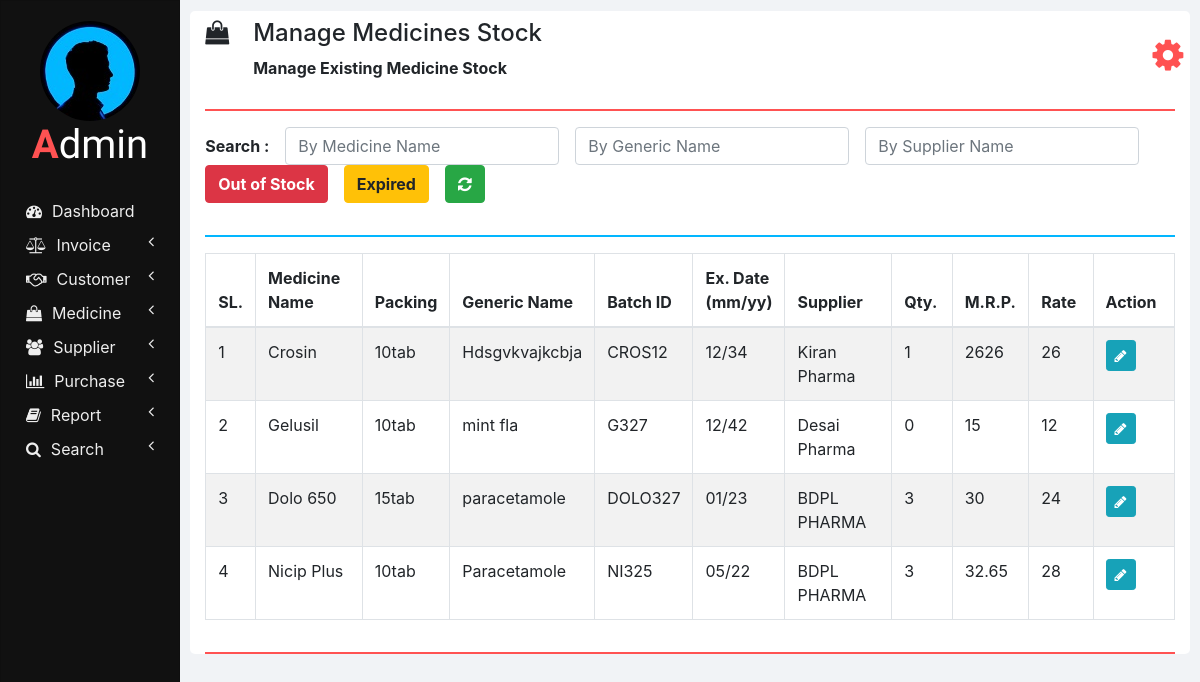
Page /manage_medicine_stock.php on the committed database.
### tables this page shows
CREATE TABLE `medicines` (
  `ID` int(11) NOT NULL,
  `NAME` varchar(100) NOT NULL,
  `PACKING` varchar(20) NOT NULL,
  `GENERIC_NAME` varchar(100) NOT NULL,
  `SUPPLIER_NAME` varchar(100) NOT NULL
);

CREATE TABLE `medicines_stock` (
  `ID` int(11) NOT NULL,
  `NAME` varchar(100) NOT NULL,
  `BATCH_ID` varchar(20) NOT NULL,
  `EXPIRY_DATE` varchar(10) NOT NULL,
  `QUANTITY` int(11) NOT NULL,
  `MRP` double NOT NULL,
  `RATE` double NOT NULL
);

### php/manage_medicine_stock.php (the view, shortened to what this page needs)
<?php
  function showMedicinesStock($id) {
    require "db_connection.php";
    if($con) {
      $seq_no = 0;
      $query = "SELECT * FROM medicines INNER JOIN medicines_stock ON medicines.NAME = medicines_stock.NAME";
      $result = mysqli_query($con, $query);
      while($row = mysqli_fetch_array($result)) {
        $seq_no++;
        if($row['BATCH_ID'] == $id)
          showEditOptionsRow($seq_no, $row);
        else
          showMedicineStockRow($seq_no, $row);
      }
    }
  }
  function showMedicineStockRow($seq_no, $row) {
    ?>
    <tr>
      <td><?php echo $seq_no; ?></td>
      <td><?php echo $row['NAME']; ?></td>
      <td><?php echo $row['PACKING']; ?></td>
      <td><?php echo $row['GENERIC_NAME']; ?></td>
      <td><?php echo $row['BATCH_ID']; ?></td>
      <td><?php echo $row['EXPIRY_DATE']; ?></td>
      <td><?php echo $row['SUPPLIER_NAME']; ?></td>
      <td><?php echo $row['QUANTITY']; ?></td>
      <td><?php echo $row['MRP']; ?></td>
      <td><?php echo $row['RATE']; ?></td>
      <td>
        <button href="" class="btn btn-info btn-sm" onclick="editMedicineStock('<?php echo $row['BATCH_ID']; ?>');">
          <i class="fa fa-pencil"></i>
        </button>
      </td>
    </tr>
    <?php
  }
  ?>

### css/sidenav.css (style rules this page uses)
body { background-color: #f1f3f6; }
.sidenav { width: 15%; height: 100vh; background-color: #222222; position: fixed; z-index: 1; flex: 1 0 auto; }
.card { width: 100%; height: 100%; top: 0; border-radius: 0; background-color: #111111; }
.logo .logo-caption { font-family: 'Poiret One', cursive; color: #ffffff; text-align: center; margin-bottom: 25px; }
.logo .profile { margin-left: 50%; border-radius: 50%; transform: translate(-50%); }
.logo .tweak { color: #ff5252; font-weight: bold; }
.main-menu-item { padding: 5px 5px; cursor: pointer; }
.main-menu-item > a { color: #eeeeee; text-decoration: none; font-size: 16px; }
.main-menu-item > a > span { margin-left: 10px; }

### css/home.css (style rules this page uses)
html, body { height: 100vh; }

### rows in the picture
medicines: seq_no "1", medicines_stock.NAME "Crosin", PACKING "10tab", GENERIC_NAME "Hdsgvkvajkcbja", medicines_stock.BATCH_ID "CROS12", medicines_stock.EXPIRY_DATE "12/34", SUPPLIER_NAME "Kiran Pharma", medicines_stock.QUANTITY "1", medicines_stock.MRP "2626", medicines_stock.RATE "26"
medicines: seq_no "2", medicines_stock.NAME "Gelusil", PACKING "10tab", GENERIC_NAME "mint fla", medicines_stock.BATCH_ID "G327", medicines_stock.EXPIRY_DATE "12/42", SUPPLIER_NAME "Desai Pharma", medicines_stock.QUANTITY "0", medicines_stock.MRP "15", medicines_stock.RATE "12"
medicines: seq_no "3", medicines_stock.NAME "Dolo 650", PACKING "15tab", GENERIC_NAME "paracetamole", medicines_stock.BATCH_ID "DOLO327", medicines_stock.EXPIRY_DATE "01/23", SUPPLIER_NAME "BDPL PHARMA", medicines_stock.QUANTITY "3", medicines_stock.MRP "30", medicines_stock.RATE "24"
medicines: seq_no "4", medicines_stock.NAME "Nicip Plus", PACKING "10tab", GENERIC_NAME "Paracetamole", medicines_stock.BATCH_ID "NI325", medicines_stock.EXPIRY_DATE "05/22", SUPPLIER_NAME "BDPL PHARMA", medicines_stock.QUANTITY "3", medicines_stock.MRP "32.65", medicines_stock.RATE "28"

### other values in the picture
$heading "Manage Medicines Stock"
$sub_heading "Manage Existing Medicine Stock"
